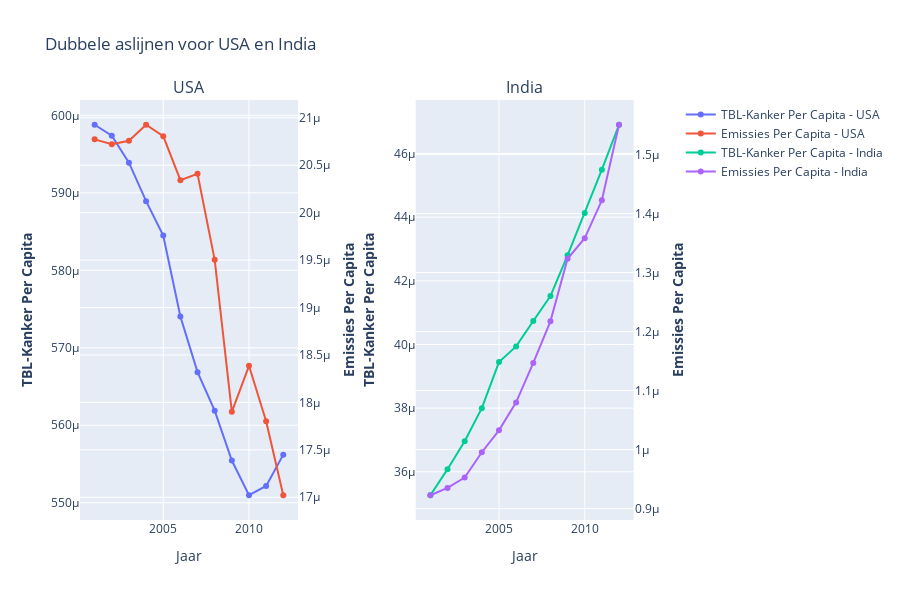

The notebook cell saved with this chart:
### Code cell
def plot_country_data(df, countries):
    # Create figure with secondary y-axes and two columns
    fig = make_subplots(rows=1, cols=2, specs=[[{"secondary_y": True}, {"secondary_y": True}]],
                        subplot_titles=(countries[0], countries[1]))

    for i, country in enumerate(countries):
        df_country = df[df['Country'] == country]
        # Add traces for Lung Cancer Per Capita
        fig.add_trace(
            go.Scatter(x=df_country['Year'], y=df_country['Lung Cancer Per Capita'], name=f"TBL-Kanker Per Capita - {country}"),
            row=1, col=i+1, secondary_y=False,
        )

        # Add traces for Emissions Per Capita
        fig.add_trace(
            go.Scatter(x=df_country['Year'], y=df_country['Emissions Per Capita'], name=f"Emissies Per Capita - {country}"),
            row=1, col=i+1, secondary_y=True,
        )

        # Set y-axes titles for each subplot
        fig.update_yaxes(title_text="<b>TBL-Kanker Per Capita", row=1, col=i+1, secondary_y=False)
        fig.update_yaxes(title_text="<b>Emissies Per Capita", row=1, col=i+1, secondary_y=True)

    # Update x-axis title and figure title
    fig.update_xaxes(title_text="Jaar", row=1, col=1)
    fig.update_xaxes(title_text="Jaar", row=1, col=2)
    fig.update_layout(
        title_text="Dubbele aslijnen voor USA en India",
        height=600
    )

    fig.show()

# Plot for USA and India
plot_country_data(df_combined, ['USA', 'India'])

### Figure 1 — Plotly figure (JSON) as saved in the notebook; plotly's stock layout.template omitted (floating-point values rounded to 4 significant figures)
{"data": [{"name": "TBL-Kanker Per Capita - USA", "type": "scatter", "x": [2001, 2002, 2003, 2004, 2005, 2006, 2007, 2008, 2009, 2010, 2011, 2012], "xaxis": "x", "y": [0.0005988, 0.0005974, 0.0005939, 0.0005889, 0.0005845, 0.000574, 0.0005669, 0.0005619, 0.0005554, 0.000551, 0.0005522, 0.0005562], "yaxis": "y"}, {"name": "Emissies Per Capita - USA", "type": "scatter", "x": [2001, 2002, 2003, 2004, 2005, 2006, 2007, 2008, 2009, 2010, 2011, 2012], "xaxis": "x", "y": [2.077e-05, 2.072e-05, 2.076e-05, 2.093e-05, 2.081e-05, 2.034e-05, 2.041e-05, 1.95e-05, 1.79e-05, 1.839e-05, 1.78e-05, 1.702e-05], "yaxis": "y2"}, {"name": "TBL-Kanker Per Capita - India", "type": "scatter", "x": [2001, 2002, 2003, 2004, 2005, 2006, 2007, 2008, 2009, 2010, 2011, 2012], "xaxis": "x2", "y": [3.526e-05, 3.608e-05, 3.696e-05, 3.8e-05, 3.945e-05, 3.994e-05, 4.074e-05, 4.152e-05, 4.28e-05, 4.413e-05, 4.549e-05, 4.691e-05], "yaxis": "y3"}, {"name": "Emissies Per Capita - India", "type": "scatter", "x": [2001, 2002, 2003, 2004, 2005, 2006, 2007, 2008, 2009, 2010, 2011, 2012], "xaxis": "x2", "y": [9.225e-07, 9.349e-07, 9.525e-07, 9.955e-07, 1.033e-06, 1.08e-06, 1.147e-06, 1.217e-06, 1.323e-06, 1.358e-06, 1.422e-06, 1.551e-06], "yaxis": "y4"}], "layout": {"annotations": [{"font": {"size": 16}, "showarrow": false, "text": "USA", "x": 0.185, "xanchor": "center", "xref": "paper", "y": 1, "yanchor": "bottom", "yref": "paper"}, {"font": {"size": 16}, "showarrow": false, "text": "India", "x": 0.755, "xanchor": "center", "xref": "paper", "y": 1, "yanchor": "bottom", "yref": "paper"}], "height": 600, "title": {"text": "Dubbele aslijnen voor USA en India"}, "xaxis": {"anchor": "y", "domain": [0, 0.37], "title": {"text": "Jaar"}}, "xaxis2": {"anchor": "y3", "domain": [0.57, 0.94], "title": {"text": "Jaar"}}, "yaxis": {"anchor": "x", "domain": [0, 1], "title": {"text": "<b>TBL-Kanker Per Capita"}}, "yaxis2": {"anchor": "x", "overlaying": "y", "side": "right", "title": {"text": "<b>Emissies Per Capita"}}, "yaxis3": {"anchor": "x2", "domain": [0, 1], "title": {"text": "<b>TBL-Kanker Per Capita"}}, "yaxis4": {"anchor": "x2", "overlaying": "y3", "side": "right", "title": {"text": "<b>Emissies Per Capita"}}}}
